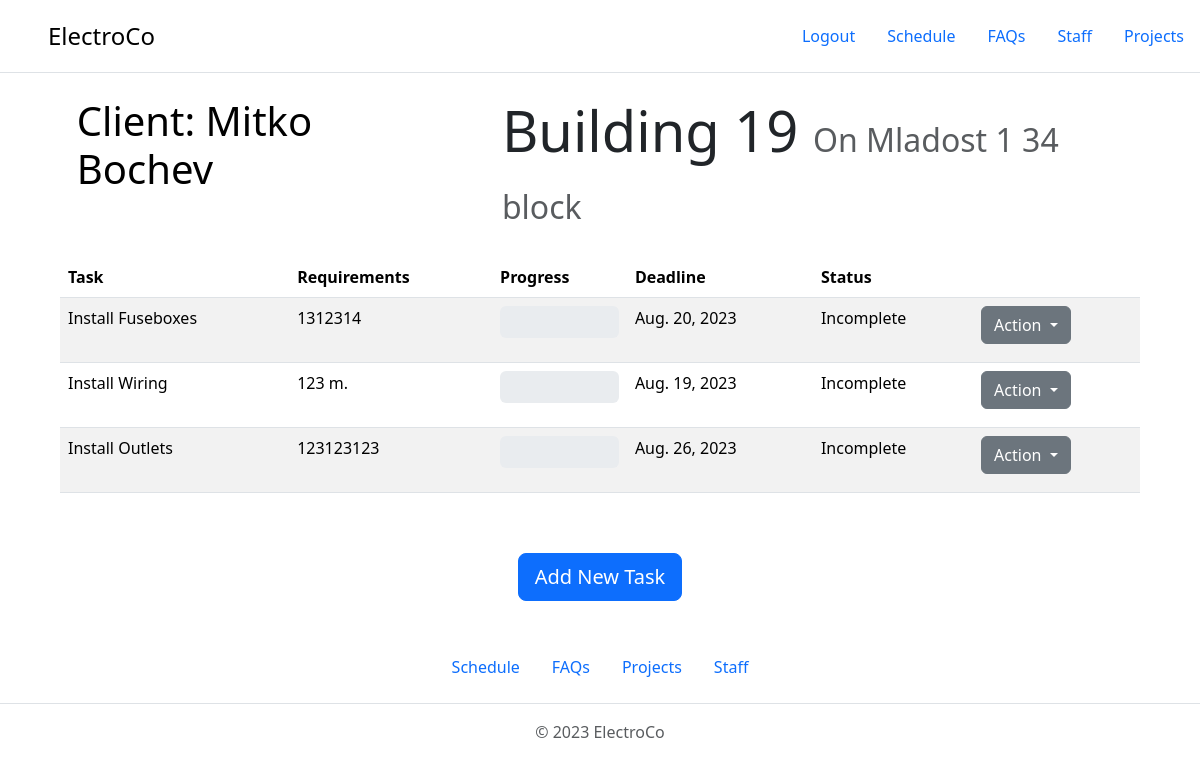
Screenshot of /projects/building-19/ (signed in) with the database file from the repository.
### ProjectManagement/projects/models.py (models this page shows, shortened)
class Project(models.Model):
    project_name = models.CharField(max_length=120, blank=False, null=False, unique=True)
    address = models.CharField(max_length=120, blank=False, null=False, unique=True)
    client = models.ForeignKey(Client, on_delete=models.SET_NULL, blank=False, null=True)
    slug = models.SlugField(unique=True)
    @property
    def get_tasks(self):
        return self.task_set.all()

class Client(models.Model):
    first_name = models.CharField(max_length=120, blank=False, null=False)
    last_name = models.CharField(max_length=120, blank=False, null=False)
    organisation = models.CharField(max_length=120, blank=True, null=False)
    phone_number = models.CharField(max_length=120, blank=True, null=False)
    email = models.EmailField(blank=True, null=False)
    address = models.CharField(max_length=120, blank=True, null=True)
    full_name = models.CharField(max_length=120, blank=True)

class Task(models.Model):
    project = models.ForeignKey(Project, on_delete=models.SET_NULL, blank=False, null=True)
    workers = models.ManyToManyField(WorkerUser, related_name='tasks')
    task_category = models.ForeignKey(TaskCategory, on_delete=models.SET_NULL, null=True, blank=False)
    requirement = models.IntegerField(
        validators=[MinValueValidator(1)],
        blank=False,
        null=False,
    )
    date_added = models.DateField(auto_now_add=True)
    deadline = models.DateField(blank=False, null=False)
    complete = models.BooleanField(default=False)
    work_done = models.PositiveIntegerField(default=0, validators=[MinValueValidator(0)])
    slug = models.SlugField(unique=False, blank=True)
    @property
    def progress(self):
        percent = (self.work_done / int(self.requirement)) * 100
        return f'{percent:.0f}'

class TaskCategory(models.Model):
    CHOICES = (
        ('METERS', 'Meters'),
        ('NUMBER', 'Number'),
    )
    name = models.CharField(max_length=30, blank=False, null=False)
    unit = models.CharField(choices=CHOICES, max_length=100, blank=False, null=False)
    def __str__(self):
        return self.name

### ProjectManagement/projects/views.py (the view)
# urls.py: path('<slug:slug>/', views.projects_project_page_view, name='projects-project-page'),
@user_passes_test(is_superuser)
def projects_project_page_view(request, slug):
    project = Project.objects.get(slug=slug)
    context = {
        'project': project,
    }
    return render(request, 'projects/projects-project-page.html', context)

### ProjectManagement/projects/views.py (called while the page is built)
def is_superuser(user):
    return user.is_superuser

### templates/projects/projects-project-page.html (shortened to what this page needs)
{% extends 'base.html' %}
{% load static %}
{% block content %}
    <div style="display: flex; margin-left: 4.8rem;">
        <a class="display-6"
           style="text-decoration: none; color: black; padding-right: 3.5rem;">
            Client: <span class="nav-list">{{ project.client.full_name }}</span>
        </a>
        <p class="display-4" style="margin-left: auto;
    padding-right: 75px;">
            {{ project.project_name }}
            <small class="text-body-secondary" style="font-size: 2rem;">On {{ project.address }}</small>
        </p>
    </div>
    <table class="table table-striped" style="margin: 10px auto;
                max-width: 90%;">
        <thead>
        <tr>
            <th scope="col">Task</th>
            <th scope="col">Requirements</th>
            <th scope="col">Progress</th>
            <th scope="col">Deadline</th>
            <th scope="col">Status</th>
            <th scope="col"></th>
        </tr>
        </thead>
        <tbody>
        {% for task in project.get_tasks %}
            <tr class="task-tr" data-pk="{{ task.pk }}">
                <td>{{ task.task_category }}</td>
                <td>{{ task.requirement }}
                    {% if task.task_category.unit == 'METERS' %}
                        m.
                    {% endif %}
                </td>
                <td>
                    <div style="height: 32px;" class="progress mb-3" role="progressbar"
                         aria-label="Info example with label"
                         aria-valuenow="{{ task.progress }}" aria-valuemin="0" aria-valuemax="100">
                    </div>
                </td>
                <td>
                    {{ task.deadline }}
                </td>
                <td>
                    {% if task.complete %}
                        Complete
                    {% else %}
                        Incomplete
                    {% endif %}
                </td>
                <td>
                    <button class="btn btn-secondary dropdown-toggle" type="button" data-bs-toggle="dropdown"
                            aria-expanded="false">
                        Action
                    </button>
                </td>
            </tr>
        {% endfor %}
        </tbody>
    </table>
    <a class="btn btn-primary btn-lg" style="margin: 50px auto 10px auto;"
       href="{% url 'projects-new-task-page' project.slug%}">Add New Task</a>
{% endblock %}

### rows the page displays
Project: client.full_name "Mitko Bochev", project_name "Building 19", address "Mladost 1 34 block"
Task: task_category "Install Fuseboxes", requirement "1312314", deadline "Aug. 20, 2023", complete "Incomplete"
Task: task_category "Install Wiring", requirement "123", shows "m.", deadline "Aug. 19, 2023", complete "Incomplete"
Task: task_category "Install Outlets", requirement "123123123", deadline "Aug. 26, 2023", complete "Incomplete"
